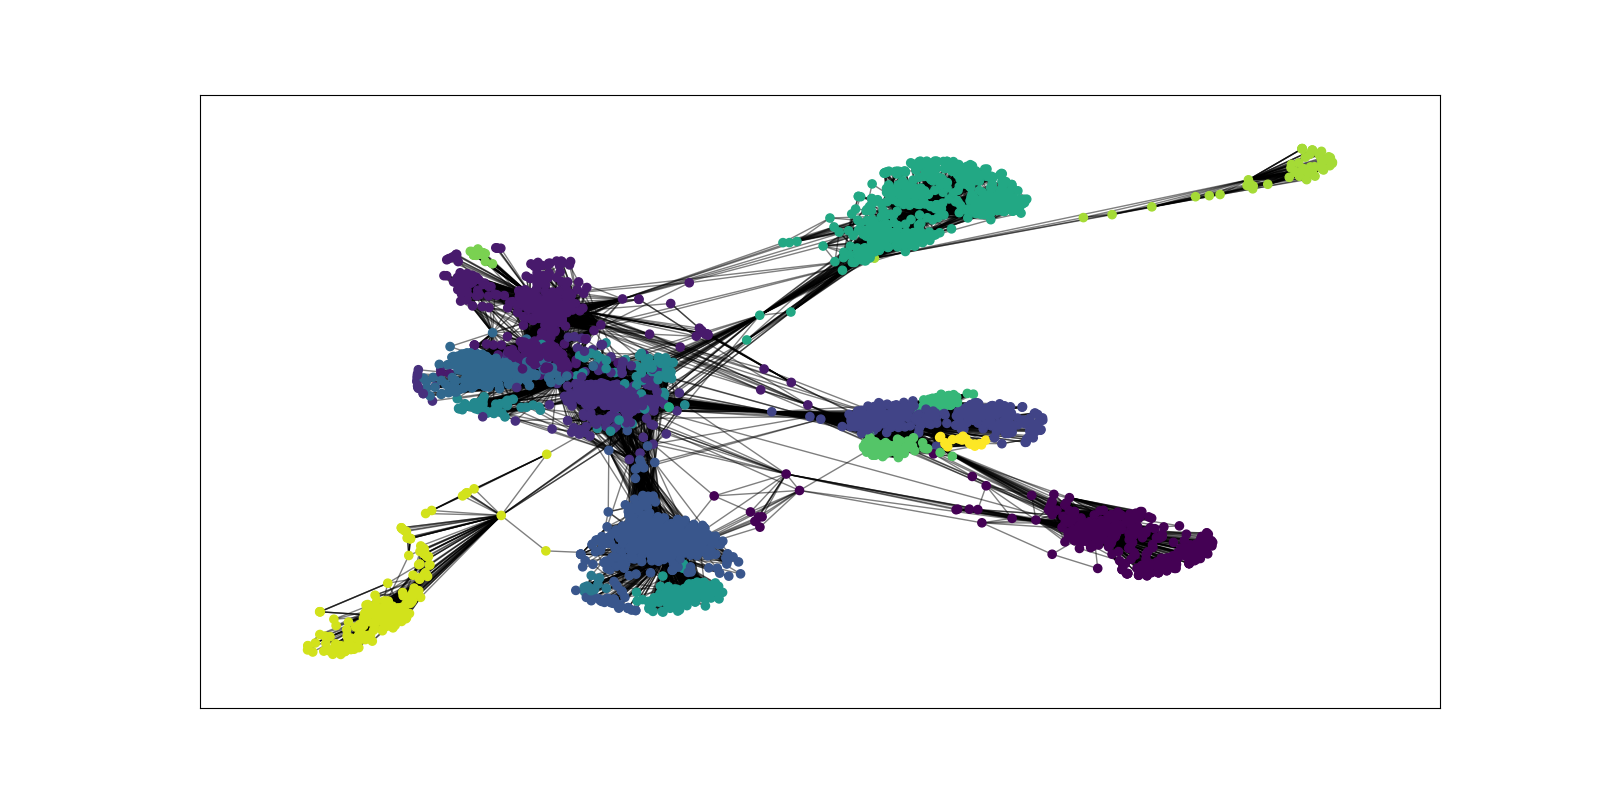

Generate this figure with Python:
import community as community_louvain
import matplotlib.cm as cm
import matplotlib.pyplot as plt
import networkx as nx
# load  graph
G= nx.read_edgelist("facebook_combined.txt",create_using=nx.Graph(),
                     nodetype = int)
#first compute the best partition
partition = community_louvain.best_partition(G)
# draw the graph
pos = nx.spring_layout(G)
# color the nodes according to their partition
cmap = cm.get_cmap('viridis', max(partition.values()) + 1)
nx.draw_networkx_nodes(G, pos, partition.keys(), node_size=35,
                       cmap=cmap, node_color=list(partition.values()))
nx.draw_networkx_edges(G, pos, alpha=0.5)
plt.rcParams.update({'figure.figsize':(15,8)})
plt.show()
